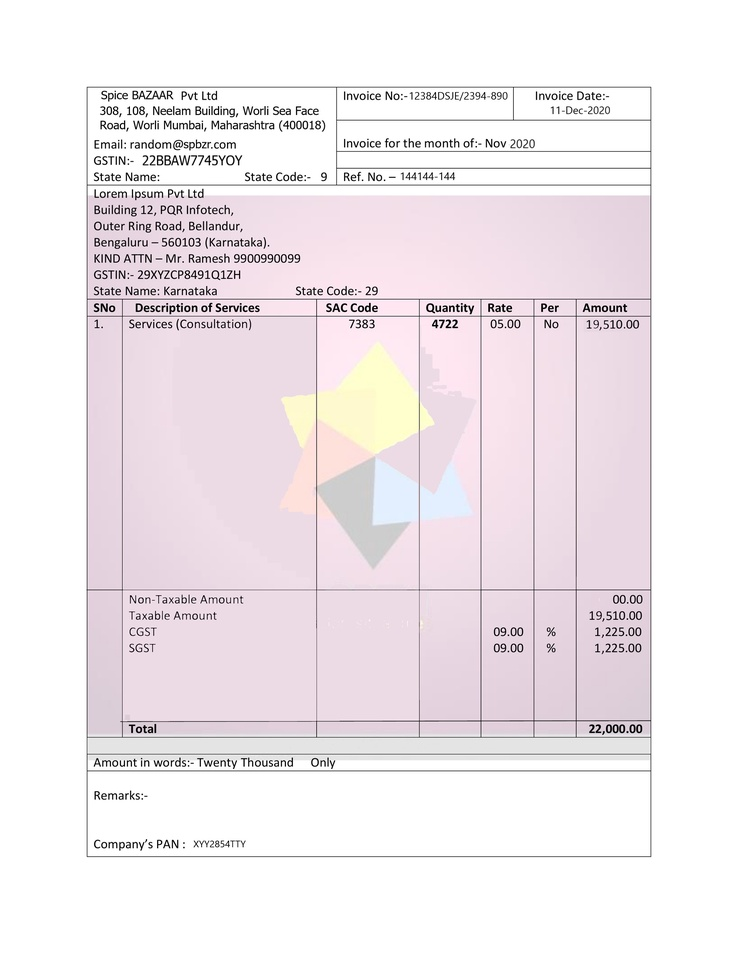
#> input picture backend/testocr/sample.jpg, 738 x 956 px, shrunk from 2317 x 3000 before the run
$ python trocr_test.py
#> lines starting #> are read from the running program, lines starting #| are printed output that depends on the picture; after the words box and inside, x2 and y2 are one past the last pixel; in counts of white or black regions, pixels touching at a corner belong together
import cv2
import pytesseract

image = cv2.imread('sample.jpg')
#> image is the input picture: shape (956, 738, 3); mean B, G, R 237.1, 233.5, 240.6
gray = cv2.cvtColor(image, cv2.COLOR_BGR2GRAY)
thresh = cv2.threshold(gray, 0, 255, cv2.THRESH_BINARY + cv2.THRESH_OTSU)[1]
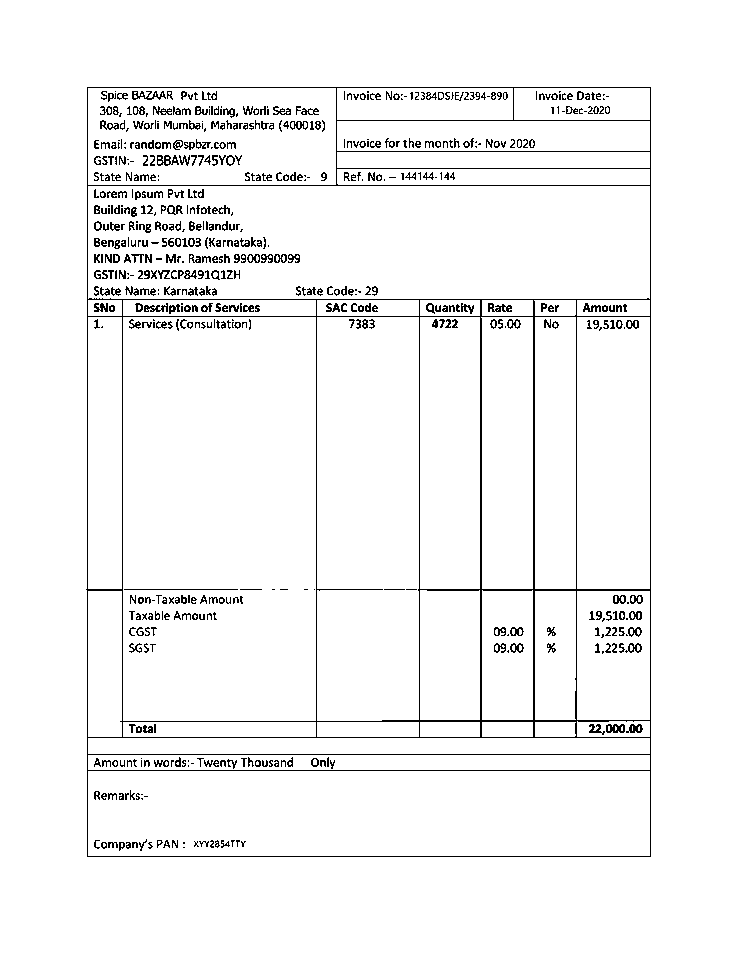
#> thresh: shape (956, 738); 96% white; black in thin lines or dots, all inside (x1, y1, x2, y2) = (86, 87, 651, 857)

#> (the run stopped early here; a loop or call above may not have finished)
